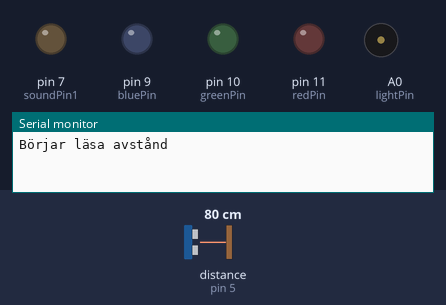
This sketch was run on a simulated Arduino Uno, built with avr-gcc and run on an emulated ATmega328P. Parts: output pins drawn as LEDs (lit = HIGH), buzzer (waves = sounding), the last lines printed to the serial monitor. Wiring (inferred from the names in the program): ultrasonic range finder: trigger pin 4; echo pin 5. The inputs (shaded band) are chosen by the test bench; at power-on: distance to the obstacle (sensor on pin 5) 80 cm. The echo pulse lasts 58.3 µs per cm; pins used as bus, display or sensor lines are not drawn.

Above: at 1.2 s.
1.3 s: distance to the obstacle (sensor on pin 5) set to 43 cm
2.8 s: distance to the obstacle (sensor on pin 5) set to 36 cm
At 3.02 s:
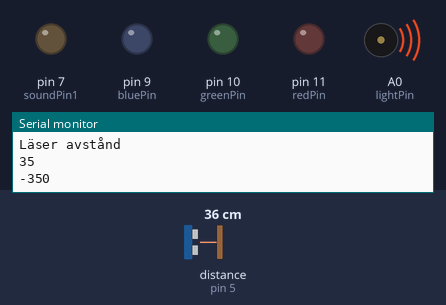
5.8 s: distance to the obstacle (sensor on pin 5) set to 60 cm
At 6.2 s:
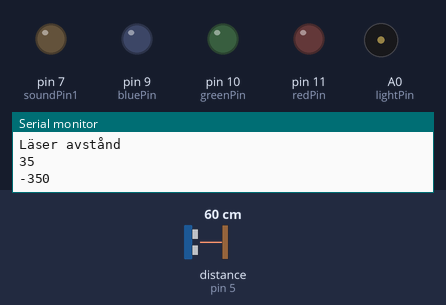
7.3 s: distance to the obstacle (sensor on pin 5) set to 35 cm
At 7.52 s:
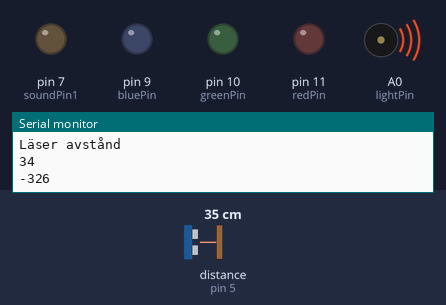
Timing chart, 0 to 11.3 s (numbered marks = the images above; inputs shaded):
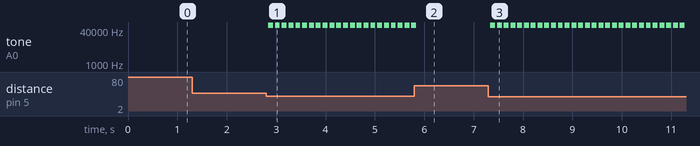

Measured:
- the behaviour switches between 41 and 40 cm on distance to the obstacle (sensor on pin 5) (found by bisection; images 0 and 1)
- after the input at 1.3 s, every drawn part: stays the same
- after the input at 2.8 s, tone on A0 (lightPin): alternates 65186 Hz for 0.10 s and silent for 0.04 s, starting at once
- after the input at 5.8 s, tone on A0 (lightPin): goes on until 5.8 s, then stays silent
- after the input at 7.3 s, tone on A0 (lightPin): alternates 65210 Hz for 0.10 s and silent for 0.04 s, starting at once

The sketch:

distTon.ino
```cpp
// definiera pinnummer
const int trigPin = 4;
const int echoPin = 5;
int redPin = 11;
int greenPin = 10;
int bluePin = 9;
// definiera variabler
long duration;
int distance;
const int soundPin1 = 7;
int dist = 0;
int lightPin = A0;

void setup() {
  pinMode(redPin, OUTPUT);
  pinMode(greenPin, OUTPUT);
  pinMode(bluePin, OUTPUT);
    pinMode(lightPin, OUTPUT);
  pinMode(trigPin, OUTPUT); // Sätt trigPin som en utgång
  pinMode(echoPin, INPUT); // Sätt echoPin som ingång
  Serial.begin(9600); // Starta seriell kommunication
  Serial.println("Börjar läsa avstånd");
  pinMode(soundPin1, OUTPUT);
}
void loop() {
  // återställ trigPin
  digitalWrite(trigPin, LOW);
  delayMicroseconds(2);
  // Sicka ultraljud trigPin i 10 microsekonder
  digitalWrite(trigPin, HIGH);
  delayMicroseconds(10);
  digitalWrite(trigPin, LOW);
  // Läse echoPin - hur långt hann ljudet färdas på 10 mikroseknder
  duration = pulseIn(echoPin, HIGH);
  // Räkna ut avståndet
  distance= duration*0.034/2;
  // Om avståndet är för kort skriv ut avståndet i det seriella fönstret

  if (distance < 40) {
    Serial.println("");
    Serial.println("Läser avstånd");
    Serial.println(distance);
    delay(distance);
    dist = map(distance, 20, 10, 10, 250);
    Serial.println(dist);
     tone(lightPin, dist, 100);
    delay(100); // vänta toneLength  millisekunder
  }


}
```
